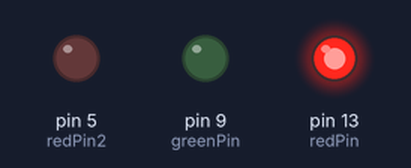
This sketch was run on a simulated Arduino Uno, built with avr-gcc and run on an emulated ATmega328P. On the bench: output pins drawn as LEDs (lit = HIGH).

Above: at 0.05 s.
At 0.25 s:
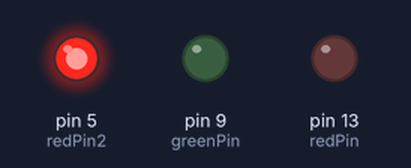
At 1.4 s:
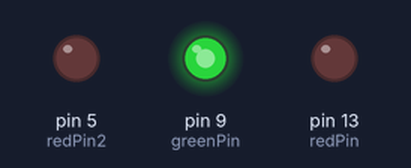
At 2.8 s:
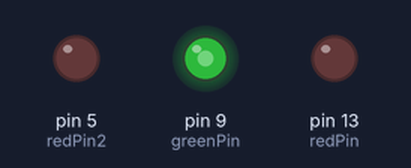
At 4.15 s:
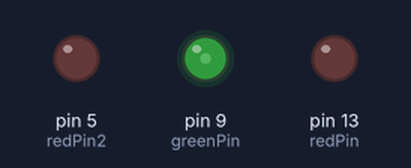
At 5.55 s:
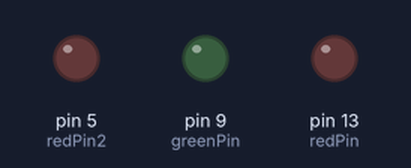
Timing chart, 0 to 7.3 s (numbered marks = the images above):
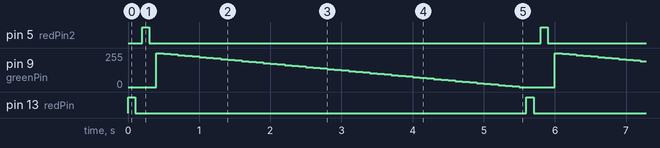

The sketch:

Circ-01_Blinking_LED.ino
```cpp
//declare variables
int redPin = 13;
int greenPin = 9;
int redPin2 = 5;
int i = 225;

void setup() {
  // put your setup code here, to run once:
  pinMode(redPin, OUTPUT);
  pinMode(greenPin, OUTPUT);
  pinMode(redPin2, OUTPUT);
}

void loop() {
  // put your main code here, to run repeatedly:
  digitalWrite(redPin, HIGH);
  delay(100);
  digitalWrite(redPin, LOW);
  delay(100);

  digitalWrite(redPin2, HIGH);
  delay(100);
  digitalWrite(redPin2, LOW);
  delay(100);

  for (i = 255; i >= 0; i -= 5) {
    analogWrite(greenPin, i);
    delay(100);
  }//end of for loop
}//end of void loop
```

Measured:
- by itself, pin 5 (redPin2), pin 13 (redPin): alternates HIGH for 0.10 s and LOW for 5.5 s
- by itself, pin 9 (greenPin): ramps from 255/255 to 0/255 and jumps back, once every 5.6 s
